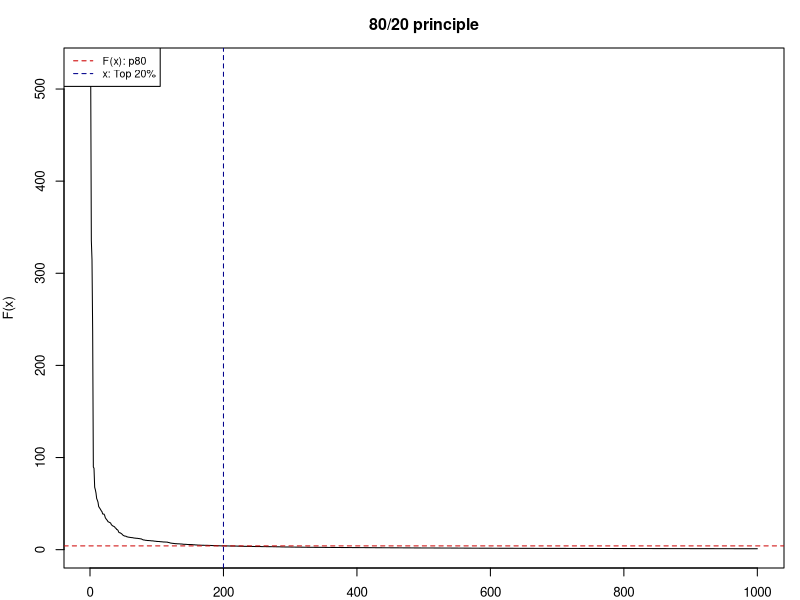
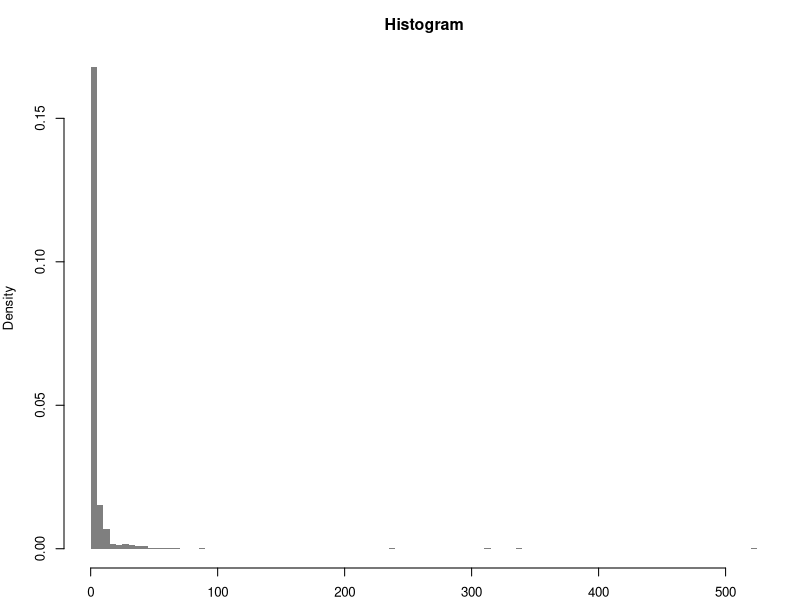
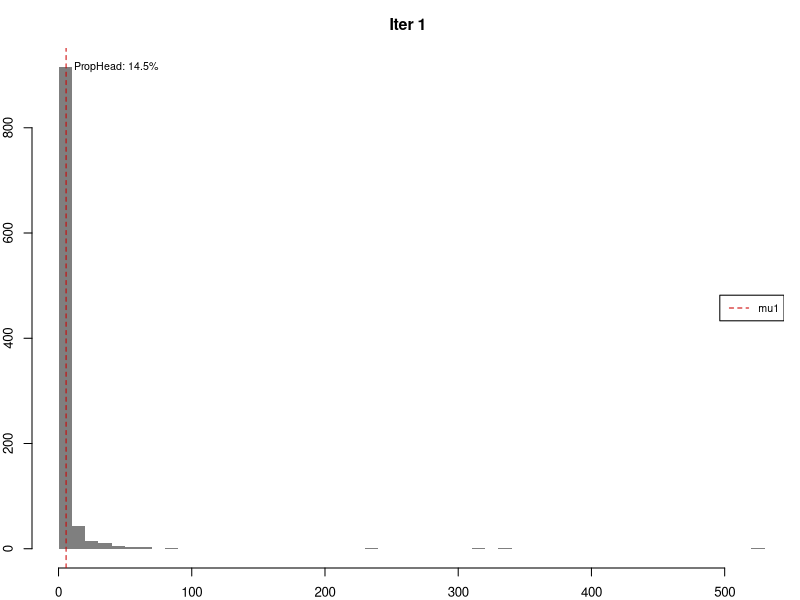
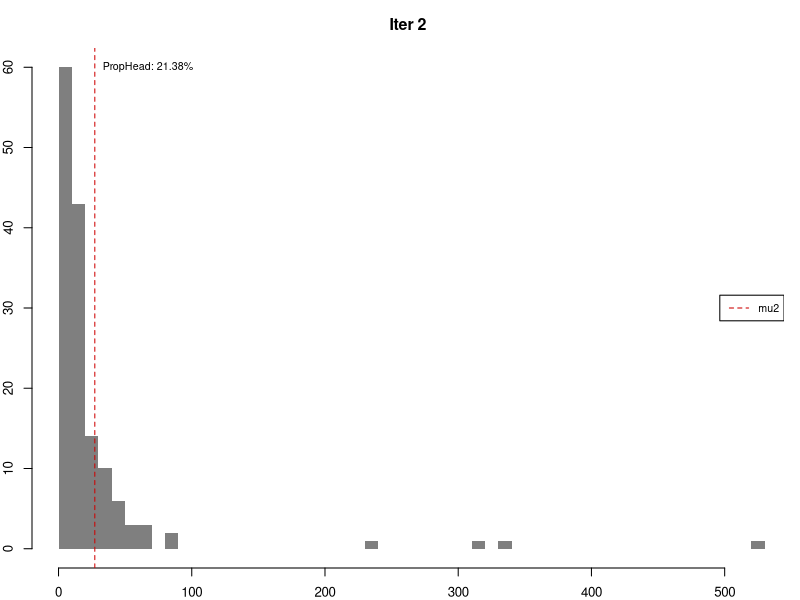
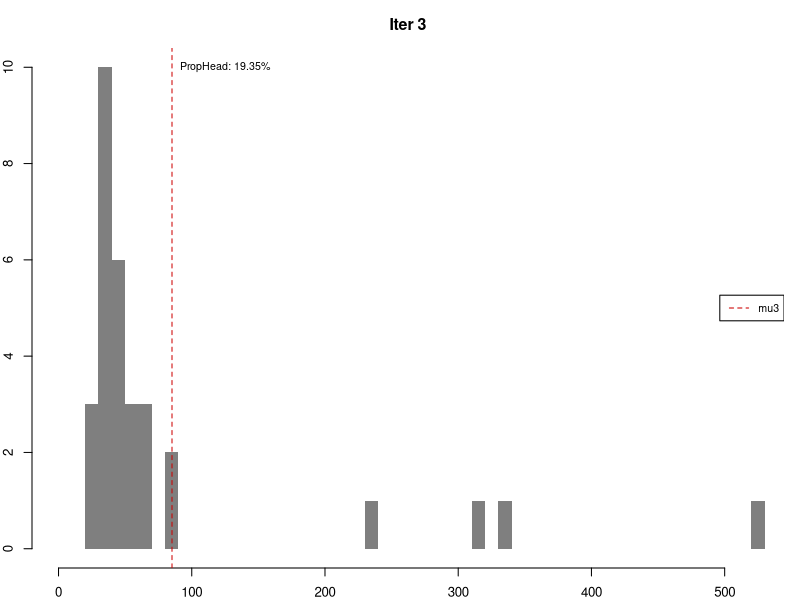
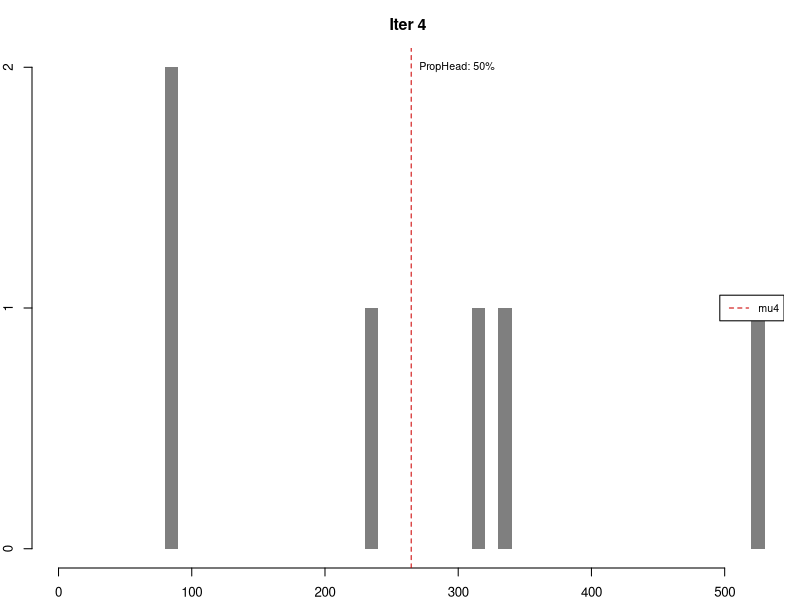
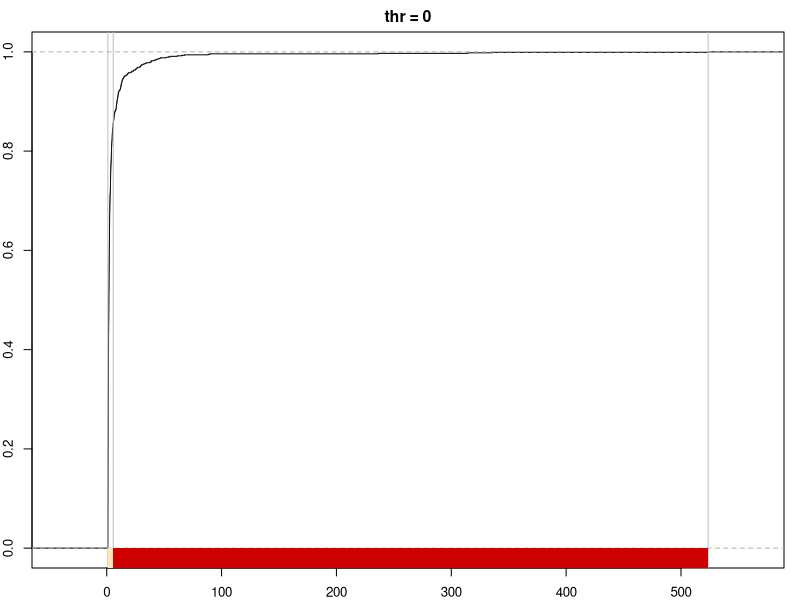
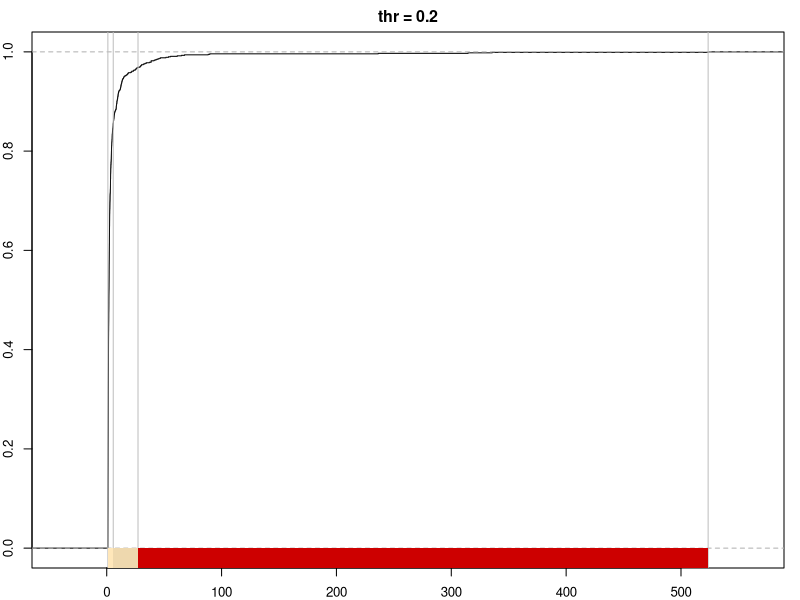

Write the R code that produced these figures, in order.
## ---- chunk 1
knitr::opts_chunk$set(
  collapse = TRUE,
  comment = "#>"
)
## ---- chunk 2
library(classInt)

#1. Characterization of heavy-tail distributions----
set.seed(1234)
#Pareto distribution a=1 b=1.161 n=1000
sample_par <- 1 / (1 - runif(1000)) ^ (1 / 1.161)
opar <- par(no.readonly = TRUE)
par(mar = c(2, 4, 3, 1), cex = 0.8)
plot(
  sort(sample_par, decreasing = TRUE),
  type = "l",
  ylab = "F(x)",
  xlab = "",
  main = "80/20 principle"
)
abline(h = quantile(sample_par, .8) ,
       lty = 2,
       col = "red3")
abline(v = 0.2*length(sample_par) ,
       lty = 2,
       col = "darkblue")
legend(
  "topleft",
  legend = c("F(x): p80", "x: Top 20%"),
  col = c("red3", "darkblue"),
  lty = 2,
  cex = 0.8
)

hist(
  sample_par,
  n = 100,
  xlab = "",
  main = "Histogram",
  col = "grey50",
  border = NA, 
  probability = TRUE
)
par(opar)

## ---- chunk 3

opar <- par(no.readonly = TRUE)
par(mar = c(2, 2, 3, 1), cex = 0.8)
var <- sample_par
thr <- .4
brks <- c(min(var), max(var))  #Initialise with min and max

sum_table <- data.frame(
  iter = 0,
  mu = NA,
  prop = NA,
  n_var = NA,
  n_head = NA
)
#Pars for chart
limchart <- brks
#Iteration
for (i in 1:10) {
  mu <- mean(var)
  brks <- sort(c(brks, mu))
  head <- var[var > mu]
  prop <- length(head) / length(var)
  stopit <- prop < thr & length(head) > 1
  sum_table = rbind(sum_table,
                    c(i, mu, prop, length(var), length(head)))
  hist(
    var,
    main = paste0("Iter ", i),
    breaks = 50,
    col = "grey50",
    border = NA,
    xlab = "",
    xlim = limchart
  )
  abline(v = mu, col = "red3", lty = 2)
  ylabel <- max(hist(var, breaks = 50, plot = FALSE)$counts)
  labelplot <- paste0("PropHead: ", round(prop * 100, 2), "%")
  text(
    x = mu,
    y = ylabel,
    labels = labelplot,
    cex = 0.8,
    pos = 4
  )
  legend(
    "right",
    legend = paste0("mu", i),
    col = c("red3"),
    lty = 2,
    cex = 0.8
  )
  if (isFALSE(stopit))
    break
  var <- head
}
par(opar)
## ---- chunk 4
sum_table$mu <- round(sum_table$mu,4)
sum_table$prop <- paste0(round(100*sum_table$prop,2),"%")
knitr::kable(sum_table[!is.na(sum_table$mu),], row.names = FALSE)
## ---- chunk 5
ht_sample_par <- classIntervals(sample_par, style = "headtails")
brks == ht_sample_par$brks
print(ht_sample_par)
## ---- chunk 6
opar <- par(no.readonly = TRUE)
par(mar = c(2, 2, 2, 1), cex = 0.8)

pal1 <- c("wheat1", "wheat2", "red3")

# Minimum: single break
print(classIntervals(sample_par, style = "headtails", thr = 0))
plot(
  classIntervals(sample_par, style = "headtails", thr = 0),
  pal = pal1,
  main = "thr = 0"
)

# Two breaks
print(classIntervals(sample_par, style = "headtails", thr = 0.2))
plot(
  classIntervals(sample_par, style = "headtails", thr = 0.2),
  pal = pal1,
  main = "thr = 0.2"
)

# Default breaks: 0.4
print(classIntervals(sample_par, style = "headtails"))
plot(classIntervals(sample_par, style = "headtails"),
     pal = pal1,
     main = "thr = Default")

# Maximum breaks
print(classIntervals(sample_par, style = "headtails", thr = 1))
plot(
  classIntervals(sample_par, style = "headtails", thr = 1),
  pal = pal1,
  main = "thr = 1"
)
par(opar)
## ---- chunk 7
library(spData)
data(afcon, package = "spData")
## ---- chunk 8

# Top10
knitr::kable(head(afcon[order(afcon$totcon, decreasing = TRUE),c("name","totcon")],10))

opar <- par(no.readonly = TRUE)
par(mar = c(4, 4, 3, 1), cex = 0.8)
hist(afcon$totcon,
     n = 20,
     main = "Histogram",
     xlab = "totcon",
     col = "grey50",
     border = NA, )
plot(
  density(afcon$totcon),
  main = "Distribution",
  xlab = "totcon",
)
par(opar)

## ---- chunk 9
brks_ht <- classIntervals(afcon$totcon, style = "headtails")
print(brks_ht)
#Same number of classes for "fisher"
nclass <- length(brks_ht$brks) - 1
brks_fisher <-  classIntervals(afcon$totcon, style = "fisher",
                               n = nclass)
print(brks_fisher)

brks_quantile <- classIntervals(afcon$totcon, style = "quantile",
                                n = nclass)
print(brks_quantile)

pal1 <- c("wheat1", "wheat2", "red3")
opar <- par(no.readonly = TRUE)
par(mar = c(2, 2, 2, 1), cex = 0.8)
plot(brks_ht, pal = pal1, main = "headtails")
plot(brks_fisher, pal = pal1, main = "fisher")
plot(brks_quantile, pal = pal1, main = "quantile")
par(opar)
## ---- chunk 10
#Helper function to reescale values
help_reescale <- function(x, min = 1, max = 10) {
  r <- (x - min(x)) / (max(x) - min(x))
  r <- r * (max - min) + min
  return(r)
}
afcon$ecdf_class <- help_reescale(afcon$totcon,
                                  min = 1 - 0.5,
                                  max = nclass - 0.5)
afcon$ht_breaks <-  cut(afcon$totcon,
                        brks_ht$brks,
                        labels = FALSE,
                        include.lowest = TRUE)

afcon$fisher_breaks <-  cut(afcon$totcon,
                            brks_fisher$brks,
                            labels = FALSE,
                            include.lowest = TRUE)

afcon$quantile_break <-  cut(afcon$totcon,
                             brks_quantile$brks,
                             labels = FALSE,
                             include.lowest = TRUE)

opar <- par(no.readonly = TRUE)
par(mar = c(4, 4, 1, 1), cex = 0.8)
plot(
  density(afcon$ecdf_class),
  ylim = c(0, 0.8),
  lwd = 2,
  main = "",
  xlab = "class"
)
lines(density(afcon$ht_breaks), col = "darkblue", lty = 2)
lines(density(afcon$fisher_breaks), col = "limegreen", lty = 2)
lines(density(afcon$quantile_break),
      col = "red3",
      lty = 2)
legend("topright",
       legend = c("Continuous", "headtails",
                  "fisher", "quantile"),
  col = c("black", "darkblue", "limegreen", "red3"),
  lwd = c(2, 1, 1, 1),
  lty = c(1, 2, 2, 2),
  cex = 0.8
)
par(opar)
## ---- chunk 11
custompal <- c("#FE9F6D99",
               "#DE496899",
               "#8C298199",
               "#3B0F7099",
               "#00000499")

afcon$cex_points <- help_reescale(afcon$totcon,
                                  min = 1,
                                  max = 5)
opar <- par(no.readonly = TRUE)
par(mar = c(1.5, 1.5, 2, 1.5), cex = 0.8)
# Plot continuous
plot(
  x = afcon$x,
  y = afcon$y,
  axes = FALSE,
  cex = afcon$cex_points,
  pch = 20,
  col = "grey50",
  main = "Continuous",
)

mcont <- (max(afcon$totcon) - min(afcon$totcon)) / 4
legcont <- 1:5 * mcont - (mcont - min(afcon$totcon))

legend("bottomleft",
       xjust = 1,
       bty = "n",
       legend = paste0("   ",
                  round(legcont, 0)
                  ),
       col = "grey50",
  pt.cex = seq(1, 5),
  pch = 20,
  title = "totcon"
)
box()

plot(
  x = afcon$x,
  y = afcon$y,
  axes = FALSE,
  cex = afcon$ht_breaks,
  pch = 20,
  col = custompal[afcon$ht_breaks],
  main = "headtails"
)
legend(
  "bottomleft",
  xjust = 1,
  bty = "n",
  legend = paste0("   ",
                  round(brks_ht$brks[2:6],0)
                  ),
  col = custompal,
  pt.cex = seq(1, 5),
  pch = 20,
  title = "totcon"
)
box()

plot(
  x = afcon$x,
  y = afcon$y,
  axes = FALSE,
  cex = afcon$fisher_breaks,
  pch = 20,
  col = custompal[afcon$fisher_breaks],
  main = "fisher"
)
legend(
  "bottomleft",
  xjust = 1,
  bty = "n",
  legend = paste0("   ",
                  round(brks_fisher$brks[2:6],0)
                  ),
  col = custompal,
  pt.cex = seq(1, 5),
  pch = 20,
  title = "totcon"
)
box()

plot(
  x = afcon$x,
  y = afcon$y,
  axes = FALSE,
  cex = afcon$quantile_break,
  pch = 20,
  col = custompal[afcon$quantile_break],
  main = "quantile"
)
legend(
  "bottomleft",
  xjust = 1,
  bty = "n",
  legend = paste0("   ",
                  round(brks_quantile$brks[2:6],0)
                  ),
  col = custompal,
  pt.cex = seq(1, 5),
  pch = 20,
  title = "totcon"
)
box()

par(opar)
